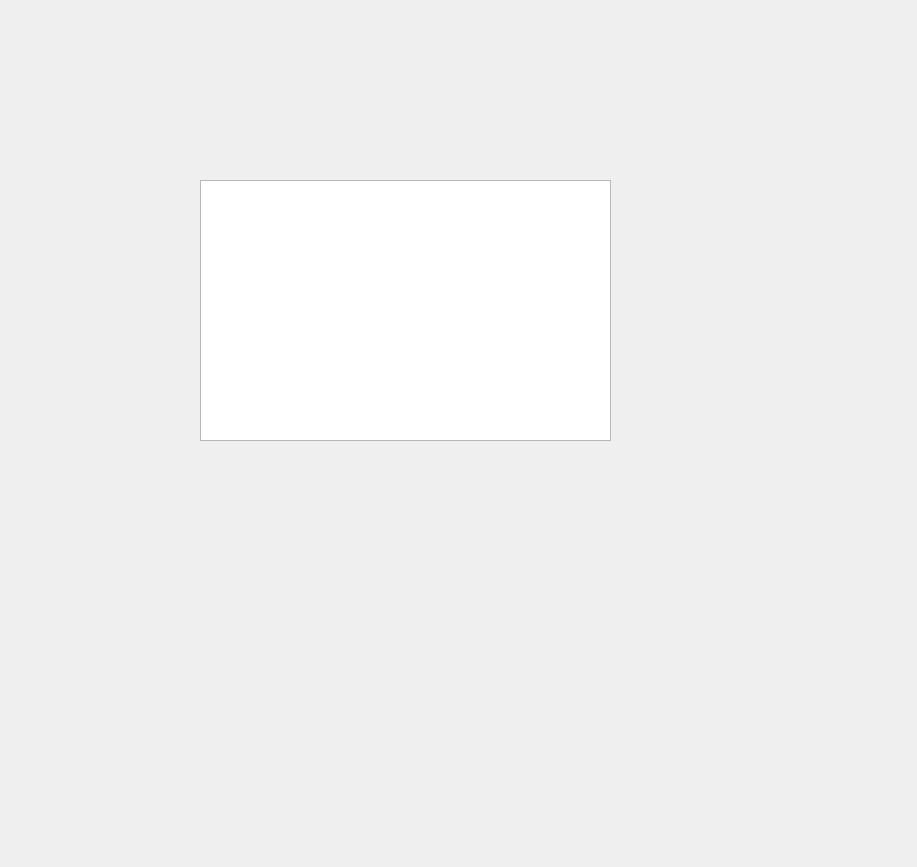
<?xml version="1.0" encoding="UTF-8"?>
<ui version="4.0">
 <class>studentlist</class>
 <widget class="QDialog" name="studentlist">
  <property name="geometry">
   <rect>
    <x>0</x>
    <y>0</y>
    <width>917</width>
    <height>867</height>
   </rect>
  </property>
  <property name="windowTitle">
   <string>Dialog</string>
  </property>
  <widget class="QTableWidget" name="tblStudent">
   <property name="geometry">
    <rect>
     <x>200</x>
     <y>180</y>
     <width>411</width>
     <height>261</height>
    </rect>
   </property>
  </widget>
 </widget>
 <resources/>
 <connections/>
</ui>
